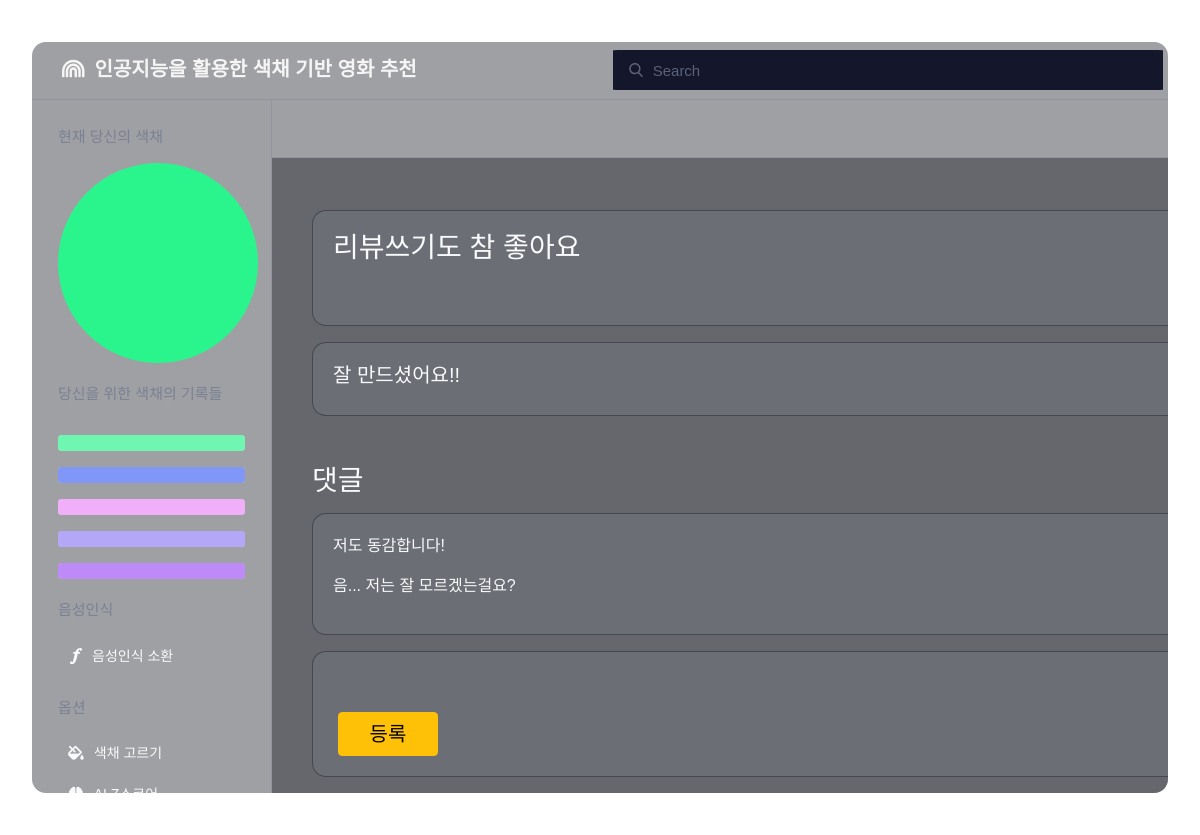
The page /movies/review/6/ (signed in) on the database its author committed.
### movies/models.py (models this page shows)
class UserColorRecord(models.Model):
    user = models.ForeignKey(settings.AUTH_USER_MODEL, on_delete=models.CASCADE)
    color = models.CharField(max_length=50)

class Review(models.Model):
    movie = models.ForeignKey(Movie, on_delete=models.CASCADE, related_name="reviews")
    title = models.CharField(max_length=50)
    content = models.TextField()
    user = models.ForeignKey(settings.AUTH_USER_MODEL, on_delete=models.CASCADE)

class ReviewComment(models.Model):
    review = models.ForeignKey(Review, on_delete=models.CASCADE, related_name="comments")
    content = models.CharField(max_length=50)
    user = models.ForeignKey(settings.AUTH_USER_MODEL, on_delete=models.CASCADE)

### movies/views.py (the view)
# urls.py: path('review/<int:review_pk>/', views.review, name="review"),
@login_required
@require_safe
def review(request, review_pk):
    review = Review.objects.get(pk=review_pk)
    colors = request.user.usercolorrecord_set.all()                # Color List
    last_color = colors[len(colors)-1]                             # Picked Color
    colors = reversed(colors)                                      # Color Sort(Recently)
    context = {
        'review': review,
        'last_color': last_color,
        'colors': colors,
    }
    return render(request,'movies/review.html', context)

### movies/templates/movies/review.html (shortened to what this page needs)
{% extends 'base.html' %}
{% load static %}
{% block content %}
<div class="main-container">
  <div class="main-header">
  </div>
  <div class="content-wrapper">
    <div class="content-section mt-3">
      <div class="app-card mt-3 d-flex">
        <h3> {{ review.title }} </h3>
        <h5 style="text-align: right;"> {{ review.user }} </h5>
      </div>
    </div>
    <div class="content-section">
      <div class="app-card mt-3">
        <h5> {{ review.content }} </h5>
      </div>
    </div>
    <div class="content-section mt-5">
      <h3> 댓글 </h3>
      <div class="content-section">
        <div class="app-card mt-3">
          {% for comment in review.comments.all %}
          <div class="d-flex justify-content-between">
            <p> {{ comment.content }} </p>
          </div>
          {% endfor %}
        </div>
      </div>
      <div class="app-card mt-3">
        <form action="{% url 'movies:review_comment' review.pk %}" method="POST">
          <input type="text" name="content"
            style="background: none; margin-left: 20px; width: 1100px; color:white; border:none; font-size: 25px;">
          <button class="btn btn-warning" style="font-weight: 500px; font-size: 20px; margin-left: 5px; width:100px;">
            등록</button>
        </form>
      </div>
    </div>
  </div>
</div>
{% endblock content %}

### templates/base.html (shortened to what this page needs)
{% load static %}
<!DOCTYPE html>
<html lang="ko">
  <head>
    <link rel="stylesheet" href="https://cdnjs.cloudflare.com/ajax/libs/normalize/5.0.0/normalize.min.css">
    <link href="https://cdn.jsdelivr.net/npm/bootstrap@5.1.3/dist/css/bootstrap.min.css" rel="stylesheet"
>
    <link rel="stylesheet" href="https://pro.fontawesome.com/releases/v5.10.0/css/all.css"/>
    <link rel="stylesheet" href="{% static 'css/base.css' %}">
  </head>
  <body style="font-family: 'Noto Sans KR', sans-serif;">
    <div class="video-bg">
      <video width="320" height="240" autoplay loop muted>
        <source src="{% static 'videos/background.mp4' %}" type="video/mp4">
      </video>
    </div>
    <div class="app">
      <div class="header" style="padding: 0px;">
        <div class="header-menu">
          <a class="menu-link " href="{% url 'movies:index' 1 %}"
            style="font-size: 20px; color: white; font-weight: bolder; opacity: 0.9;"> <i class="fas fa-rainbow" style="margin-right:10px; "></i>인공지능을 활용한 색채 기반 영화 추천</a>
        </div>
        <form action="{% url 'movies:index' 4 %}">
        <div class="search-bar" style="max-width: 2000px; margin-left: 150px;">
          <input id="searchInput" name="searchData" type="text" placeholder="Search" style="width:550px; border-radius: 1%">
        </div>
        </form>
        <div class="header-profile d-flex justify-content-center align-items-center">
        </div>
      </div>
      <div class="wrapper">
        <div class="left-side">
          <div class="side-wrapper">
            <div class="side-title">현재 당신의 색채</div>
            <div class="side-menu">
              <div
                style="width:200px; height:200px; border-radius:50%; opacity: 0.9; background: {{ last_color.color }};">
              </div>
            </div>
          </div>
          <div class="side-wrapper">
            <div class="side-title">당신을 위한 색채의 기록들</div>
            <div class="side-menu">
              {% for color in colors %}
              <div class="progress mt-3">
                <div class="progress-bar" role="progressbar" style="width: 100%; opacity: 0.6; background-color: {{ color.color }};"
                  aria-valuenow="100" aria-valuemin="0" aria-valuemax="100"></div>
              </div>
              {% endfor %}
            </div>
          </div>
          <div class="side-wrapper">
            <div class="side-title">음성인식</div>
            <div class="side-menu">
              <a href="#">
                음성인식 소환
              </a>
            </div>
          </div>
          <div class="side-wrapper">
            <div class="side-title">옵션</div>
            <div class="side-menu">
              <a href="{% url 'movies:choice' %}">
                <i class="fas fa-fill-drip" style="margin-right: 10px;"></i>
                색채 고르기
              </a>
              <a href="{% url 'movies:index' 1 %}">
                <i class="fas fa-brain" style="margin-right: 10px;"></i>
              </a>
            </div>
          </div>
        </div>
        {% block content %}{% endblock content %}
      </div>
    </div>
  </body>
</html>

### static/css/base.css (style rules this page uses)
:root { --theme-bg-color: rgba(16 18 27 / 40%); --border-color: rgba(113 119 144 / 25%); --theme-color: #f9fafb; --inactive-color: rgb(113 119 144 / 78%); --body-font: "Poppins", sans-serif; --hover-menu-bg: rgba(12 15 25 / 30%); --content-title-color: #999ba5; --content-bg: rgb(146 151 179 / 13%); --button-inactive: rgb(249 250 251 / 55%); --dropdown-bg: #21242d; --dropdown-hover: rgb(42 46 60); --popup-bg: rgb(22 25 37); --search-bg: #14162b; --overlay-bg: rgba(36, 39, 59, 0.3); --scrollbar-bg: rgb(1 2 3 / 40%); }
body { font-family: var(--body-font); background-image: url('/static/images/background.png'); background-size: cover; background-position: center; display: flex; justify-content: center; align-items: center; flex-direction: column; padding: 2em; width: 100%; height: 100vh; }
.video-bg { position: fixed; right: 0; top: 0; width: 100%; height: 100%; }
.video-bg video { width: 100%; height: 100%; -o-object-fit: cover; object-fit: cover; }
.app { background-color: var(--theme-bg-color); max-width: 1600px; max-height: 1000px; height: 90vh; display: flex; flex-direction: column; overflow: hidden; width: 100%; border-radius: 14px; backdrop-filter: blur(20px); -webkit-backdrop-filter: blur(20px); font-size: 15px; font-weight: 500; }
.header { display: flex; align-items: center; flex-shrink: 0; height: 58px; width: 100%; border-bottom: 1px solid var(--border-color); padding: 0 30px; white-space: nowrap; }
.header-menu { display: flex; align-items: center; }
.header-menu a { padding: 20px 30px; text-decoration: none; color: var(--inactive-color); border-bottom: 2px solid transparent; transition: 0.3s; }
.search-bar { height: 40px; display: flex; width: 100%; max-width: 400px; padding-left: 16px; border-radius: 4px; }
.search-bar input { width: 100%; height: 100%; border: none; background-color: var(--search-bg); border-radius: 4px; font-family: var(--body-font); font-size: 15px; font-weight: 500; padding: 0 20px 0 40px; box-shadow: 0 0 0 2px rgba(134, 140, 160, 0.02); background-size: 14px; background-repeat: no-repeat; background-position: 16px 48%; color: var(--theme-color); }
.search-bar input::placeholder { font-family: var(--body-font); color: var(--inactive-color); font-size: 15px; font-weight: 500; }
.header-profile { display: flex; align-items: center; padding: 0 16px 0 40px; margin-left: auto; flex-shrink: 0; }
.wrapper { display: flex; flex-grow: 1; overflow: hidden; }
.left-side { flex-basis: 240px; border-right: 1px solid var(--border-color); padding: 26px; overflow: auto; flex-shrink: 0; }
.side-wrapper + .side-wrapper { margin-top: 20px; }
.side-title { color: var(--inactive-color); margin-bottom: 14px; }
.side-menu { display: flex; flex-direction: column; white-space: nowrap; }
.side-menu a { text-decoration: none; color: var(--theme-color); display: flex; align-items: center; font-weight: 400; padding: 10px; font-size: 14px; border-radius: 6px; transition: 0.3s; }
.side-menu svg { width: 16px; margin-right: 8px; }
.main-header { display: flex; align-items: center; border-bottom: 1px solid var(--border-color); height: 58px; flex-shrink: 0; }
.main-container { display: flex; flex-direction: column; flex-grow: 1; }
.content-wrapper { display: flex; flex-direction: column; color: var(--theme-color); padding: 20px 40px; height: 100%; overflow: auto; background-color: var(--theme-bg-color); }
.app-card { display: flex; flex-direction: column; width: 100%; font-size: 16px; background-color: var(--content-bg); border-radius: 14px; border: 1px solid var(--theme-bg-color); padding: 20px; cursor: pointer; transition: 0.3s ease; }

### rows shown on the page
Review: title "리뷰쓰기도 참 좋아요", content "잘 만드셨어요!!"
ReviewComment: content "저도 동감합니다!"
ReviewComment: content "음... 저는 잘 모르겠는걸요?"
